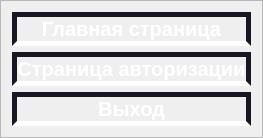
               <widget class="QFrame" name="frame_9">
                <property name="frameShape">
                 <enum>QFrame::StyledPanel</enum>
                </property>
                <property name="frameShadow">
                 <enum>QFrame::Raised</enum>
                </property>
                <layout class="QVBoxLayout" name="verticalLayout_5">
                 <item>
                  <widget class="QPushButton" name="btn_main_page_manual">
                   <property name="font">
                    <font>
                     <pointsize>15</pointsize>
                     <weight>75</weight>
                     <bold>true</bold>
                    </font>
                   </property>
                   <property name="styleSheet">
                    <string notr="true">QPushButton {
	color: rgb(255, 255, 255);
	border: 5px solid rgb(24, 24, 36);
	border-bottom-color: rgb(255, 255, 255);
	border-radius: 20px;
}

QPushButton:pressed {
    background-color: rgb(24, 24, 36);
	border: 5px solid rgb(255, 255, 255);
}
</string>
                   </property>
                   <property name="text">
                    <string>Главная страница</string>
                   </property>
                   <property name="icon">
                    <iconset resource="icons.qrc">
                     <normaloff>:/icons/icons/home.svg</normaloff>:/icons/icons/home.svg</iconset>
                   </property>
                  </widget>
                 </item>
                 <item>
                  <widget class="QPushButton" name="btn_open_authorization_page_2">
                   <property name="font">
                    <font>
                     <pointsize>15</pointsize>
                     <weight>75</weight>
                     <bold>true</bold>
                    </font>
                   </property>
                   <property name="styleSheet">
                    <string notr="true">QPushButton {
	color: rgb(255, 255, 255);
	border: 5px solid rgb(24, 24, 36);
	border-bottom-color: rgb(255, 255, 255);
	border-radius: 20px;
}

QPushButton:pressed {
    background-color: rgb(24, 24, 36);
	border: 5px solid rgb(255, 255, 255);
}
</string>
                   </property>
                   <property name="text">
                    <string>Страница авторизации</string>
                   </property>
                   <property name="icon">
                    <iconset resource="icons.qrc">
                     <normaloff>:/icons/icons/log-in.svg</normaloff>:/icons/icons/log-in.svg</iconset>
                   </property>
                  </widget>
                 </item>
                 <item>
                  <widget class="QPushButton" name="btn_exit">
                   <property name="font">
                    <font>
                     <pointsize>15</pointsize>
                     <weight>75</weight>
                     <bold>true</bold>
                    </font>
                   </property>
                   <property name="styleSheet">
                    <string notr="true">QPushButton {
	color: rgb(255, 255, 255);
	border: 5px solid rgb(24, 24, 36);
	border-bottom-color: rgb(255, 255, 255);
	border-radius: 20px;
}

QPushButton:pressed {
    background-color: rgb(24, 24, 36);
	border: 5px solid rgb(255, 255, 255);
}
</string>
                   </property>
                   <property name="text">
                    <string>Выход</string>
                   </property>
                   <property name="icon">
                    <iconset resource="icons.qrc">
                     <normaloff>:/icons/icons/x-square.svg</normaloff>:/icons/icons/x-square.svg</iconset>
                   </property>
                  </widget>
                 </item>
                </layout>
               </widget>
